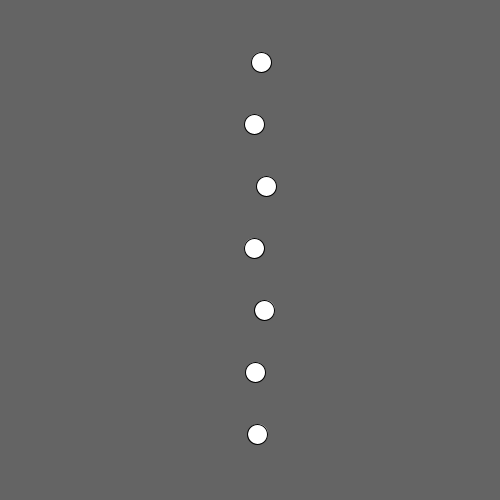
Frame 1 (no input)
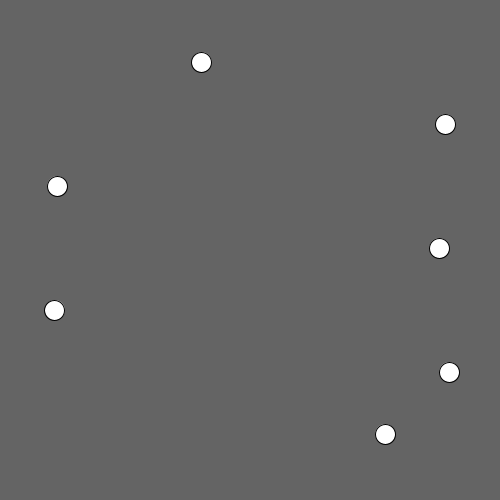
Frame 60 (the mouse pressed at the canvas centre just before this capture)
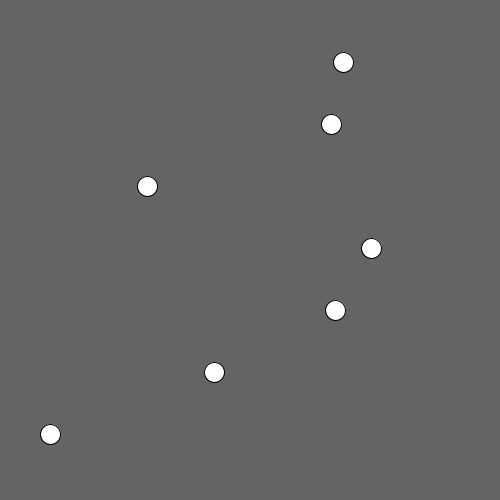
Frame 120 (the mouse held since frame 60 and released just before this capture)

The Processing sketch that drew these frames (run headless with seeded random() and noise(); from frame 60 on, the mouse is pressed at the canvas centre):

// Processing sketch: processing_152312
// ── processing_152312.pde

/*
 * Creative Coding
 * Week 3, 02 - array with sin()
 * by Indae Hwang and Jon McCormack
 * Copyright (c) 2014 Monash University
 *
 * This program demonstrates the use of arrays.
 * It creates three arrays that store the y-position, speed and phase of some oscillating circles.
 * You can change the number of circles by changing the value of num in setup()
 * You can change the background colour by holding the left mouse button and dragging.
 * 
 */

int     num;    // the number of items in the array (# of circles)
float circleW;  // circle width
float [] x;     // x value for each circle
float[] y;      // y-position of each circle (fixed)
float[] speed;  // speed of each circle
float[] phase;  // phase of each circle is constant difference between circle positions
float distance;  // distance between the two checked points
float oscillationW; // width of the x direction oscillation i.e. how much of the window to whiz through

void setup() {
  size(500, 500);
  num = 7;
  circleW = 20;
  // allocate space for each array
  x = new float[num];
  y = new float[num];
  speed = new float[num];
  phase = new float[num]; 
  oscillationW = 200;
  // calculate the gap in y using height divided by the number of circles 
  float gap = height / (num + 1);
  //setup an initial value for each item in the array
  for (int i=0; i<num; i++) {
    y[i] = gap * (i + 1);      // y is constant for each ball so can be calculated once
    speed[i] = random(5);
    phase[i] = 0;//random(TWO_PI); // only effects the starting position
  }
}
void draw() {
  background(100);
  for (int i=0; i<num; i++) {
    // calculate the x-position of each ball based on the speed, phase and current frame
    // so when you reduce speed to zero all you have left is zero times a number
    // so you're left with width/2 ie. the middle of the sketch
    // so the sin is a value between one, zero and -one times a number to make it bigger
    // the number is now oscillation, it's the width of the circle oscillation
    // multiplied by the -1 to 1 range.
    x[i] = width/2 + sin (radians(frameCount*speed[i]) + phase[i]) * oscillationW;
    //println("frameCount " + frameCount);
    //println(speed[i]);
    //println("the x is " + sin(radians(frameCount*speed[i]+100)));
    // I just want to looks at one instance of a circle
    println("the x[5] is " + sin(radians(frameCount*speed[5]) + phase[5]) * 200);
    ellipse(x[i], y[i], circleW, circleW);
  }
}

void mousePressed() {
  for (int i=0; i<num; i++) {
    //distance = dist(mouseX, mouseY, x[i],y[i]);
    if (dist(mouseX, mouseY, x[i],y[i]) < circleW/2) {
      if (speed[i] == 0) {
        speed[i] = random(10);
      } else {
        speed[i] = 0;
      }
    }
  }
}
